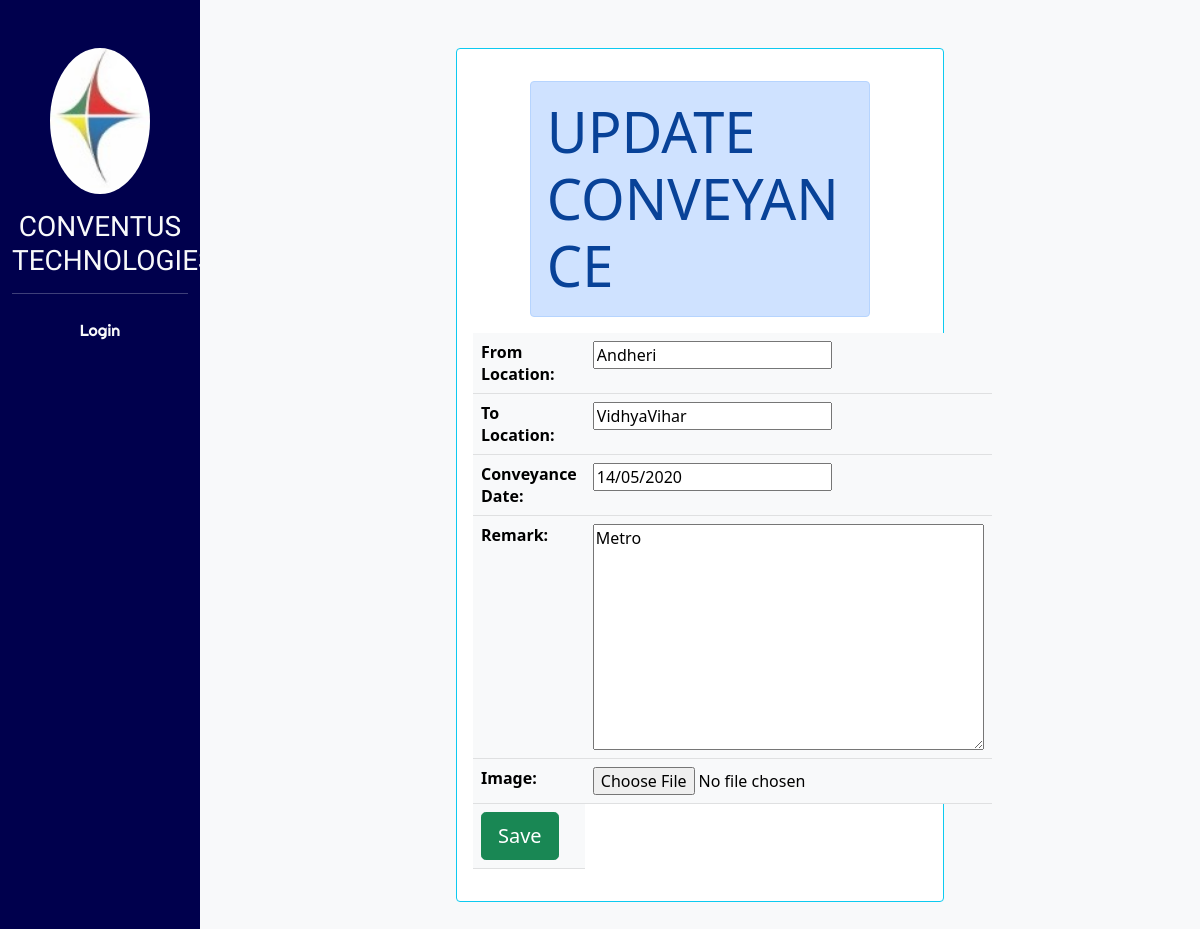
Page /Conveyanceupdateviewuser/2/ on the committed database.
### events/models.py (models this page shows, shortened)
class Conveyance(models.Model):
	Date=models.CharField(max_length=50)
	From_Location=models.CharField(max_length=50)
	To_Location=models.CharField(max_length=50)
	Conveyance_Date=models.CharField(max_length=20)
	user=models.ForeignKey(User,on_delete=models.CASCADE)
	Amount=models.IntegerField()
	Remark=models.TextField()
	image=models.ImageField(upload_to='events/',default='',blank=True)
	RemarkAdmin=models.CharField(max_length=200,blank=True,default='')
	Status=models.BooleanField(default=False)

### events/views.py (the view)
# urls.py: path('Conveyanceupdateviewuser/<int:pk>/',Conveyanceupdateviewuser.as_view()),
class Conveyanceupdateviewuser(UpdateView):
    model=Conveyance
    template_name='events/updateconveyanceuser.html'
    fields=('From_Location','To_Location','Conveyance_Date','Remark','image')
    success_url='/conveyancelist/'

### events/templates/events/updateconveyanceuser.html (shortened to what this page needs)
{% extends 'core/base.html' %}
{% block content %}
<form method="POST">
    <div class='card  card-body col-lg-6 mx-auto mt-5 mb-5 border border-info  '>
      <p class=' alert alert-primary col-9 display-4 text-uppercase font-weight-bold mt-3 mx-auto'>
          UPDATE Conveyance</p>
    <table class='table table-light'>
        {{form.as_table}}
        <tr>
            <td><input class='btn btn-success btn-lg mx-auto' type="submit" value="Save"></td>
        </tr>
    </table>
  </div>
</form>
{% endblock %}

### core/static/core/css/core.css (style rules this page uses)
html,body { height:100%; }

### rows in the picture
Conveyance: From_Location "Andheri", To_Location "VidhyaVihar", Conveyance_Date "14/05/2020", Remark "Metro"
